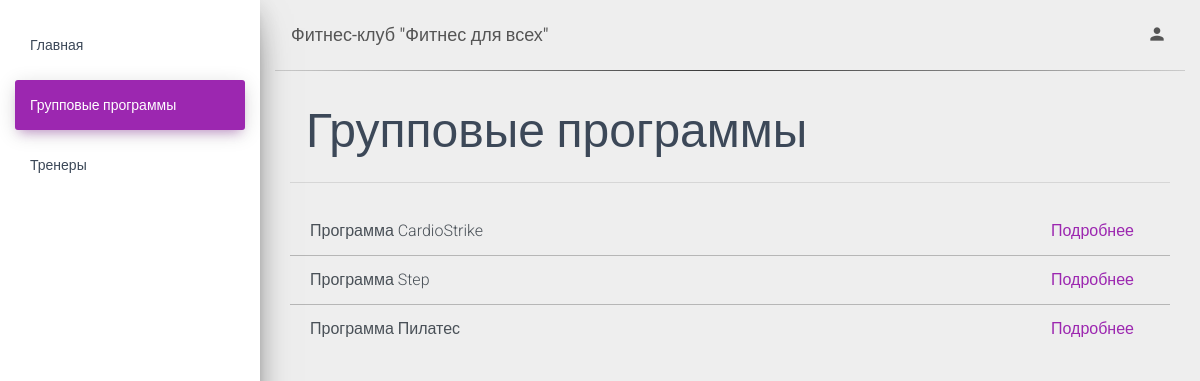
Screenshot of /programs/ with the database file from the repository.
### apps/common/models.py (models this page shows, shortened)
class Program(models.Model):
    name = models.CharField(max_length=500, null=False, blank=False, unique=True)
    description = models.CharField(max_length=1000, null=True, blank=True)
    cost = models.IntegerField(null=True, blank=True)
    class Meta:
        ordering = ["name"]
    def __str__(self):
        return f"Программа {self.name}"

### apps/common/views.py (the view)
# urls.py: re_path(r'^programs/$', views.ProgramListView.as_view(), name='programs'),
class ProgramListView(generic.ListView):
    model = Program
    template_name = "common/program_list.html"
    paginate_by = 10

### templates/common/program_list.html (shortened to what this page needs)
{% extends 'base.html' %}
{% block content %}
    <div class="d-flex justify-content-between align-items-center">
        <h1 class="p-3" style="font-size: xxx-large">Групповые программы</h1>
    </div>
    <hr class="mt-0 mb-4"/>
    <div class="list-group list-group-flush">
        {% for program in program_list %}
            <div class="list-group-item list-group-item-action d-flex justify-content-between align-items-center">
                <div>{{ program }}</div>
                <div>
                    <div style="margin-right: 1em;"><a href="{% url 'program-detail' pk=program.id %}">Подробнее</a>
                    </div>
                </div>
            </div>
        {% endfor %}
    </div>
{% endblock %}

### static/assets/css/custom.css (style rules this page uses)
.list-group-flush:first-child, .list-group-item:first-child { border-top: 0; }

### rows the page displays
Program: name "Программа CardioStrike"
Program: name "Программа Step"
Program: name "Программа Пилатес"
